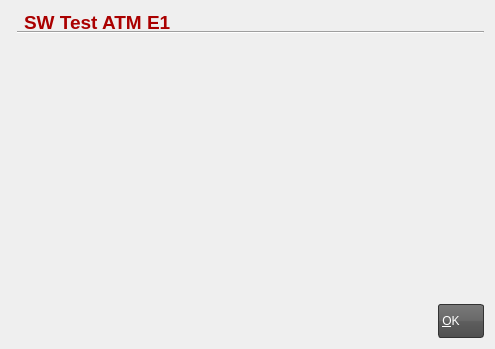
<?xml version="1.0" encoding="UTF-8"?>
<ui version="4.0">
 <author>Ederson Moura &lt;ederson.moura@resource.com.br&gt;</author>
 <class>About</class>
 <widget class="QDialog" name="About">
  <property name="geometry">
   <rect>
    <x>0</x>
    <y>0</y>
    <width>495</width>
    <height>349</height>
   </rect>
  </property>
  <property name="windowTitle">
   <string>About</string>
  </property>
  <property name="windowIcon">
   <iconset resource="../images.qrc">
    <normaloff>:/res/images/app-icon.png</normaloff>:/res/images/app-icon.png</iconset>
  </property>
  <property name="styleSheet">
   <string notr="true">QLineEdit {
    border: 2px solid #333333;
    border-radius: 3px;
    padding: 1px 23px 1px 3px;
}

QPushButton:hover, QToolButton:hover {
    background: qlineargradient(x1 : 0, y1 : 0, x2 : 0, y2 :   1, stop :   0.0 #ffd9aa, stop : 0.5 #ffbb6e, stop : 0.55 #feae42, stop : 1.0 #fedb74);
}

QPushButton {
    border: 1px solid #333333;
    border-radius: 3px;
    padding: 1px 23px 1px 3px;
	background: qlineargradient(x1:0, y1:0, x2:0, y2:1, stop:0 #797979, stop:0.48 #696969, stop:0.52 #5e5e5e, stop:1 #4f4f4f);
    color: white;
    font: bold large &quot;Arial&quot;;
    height: 30px;
}

QPushButton:pressed {
    background: qlineargradient(x1 : 0, y1 : 0, x2 : 0, y2 :   1, stop :   0.0 #c0dbff, stop : 0.5 #cfd26f, stop : 0.55 #c7df6f, stop : 1.0 #f5f9ff);
    padding-top: 2px;
    padding-left: 3px;
}

QPushButton:on {
    background: qlineargradient(x1 : 0, y1 : 0, x2 : 0, y2 :   1, stop :   0.0 #5AA72D, stop : 0.5 #B3E296, stop : 0.55 #B3E296, stop : 1.0 #f5f9ff);
    padding-top: 2px;
    padding-left: 3px;
}

QPushButton:disabled {
    background: transparent #aeaeae;
    padding-top: 2px;        
    padding-left: 3px;
    color: black;
}

QToolButton {
    border: 1px solid #333333;
    border-radius: 3px;
	background: qlineargradient(x1:0, y1:0, x2:0, y2:1, stop:0 #797979, stop:0.48 #696969, stop:0.52 #5e5e5e, stop:1 #4f4f4f);
}

QProgressBar {
    border: 1px solid black;
    text-align: center;
    padding: 1px;
    border-bottom-right-radius: 7px;
    border-bottom-left-radius: 7px;
    background: QLinearGradient( x1: 0, y1: 0, x2: 1, y2: 0, stop: 0 #fff, stop: 0.4999 #eee, stop: 0.5 #ddd, stop: 1 #eee );
    width: 15px;
}

QProgressBar::chunk {
    background: QLinearGradient( x1: 0, y1: 0, x2: 1, y2: 0,stop: 0 #78d,stop: 0.4999 #46a,stop: 0.5 #45a,stop: 1 #238 );
    border-bottom-right-radius: 7px;
    border-bottom-left-radius: 7px;
    border: 1px solid black;
}

QLCDNumber {
    background-color:black;
    color:green;
    font: bold large &quot;Arial&quot;;
    height: 30px;
}

QTabWidget, QStackedWidget {
    background: none;
    color: white;
    font: bold large &quot;Arial&quot;;
    height: 30px;
}

QTabWidget::pane {
    border: 0px;
    top: 0.1em;
    border-width: 1px;
    border-style: solid;
    border-color: grey;
}

QTabBar::tab {
    width: 150px;
    margin-left: 0.5;
    margin-right: 0.5;
    border: 1px solid #7a7a7a;
    border-top-left-radius: 4px;
    border-top-right-radius: 4px;
    padding: 15px 19px 15px 19px;
}

QTabBar::tab:!selected {
   margin-top: 2px;
}

QTabBar::tab:selected {
    margin-top: -1px;
    background: qlineargradient(x1:0, y1:0, x2:0, y2:1, stop:0 #797979, stop:0.48 #696969, stop:0.52 #5e5e5e, stop:1 #4f4f4f);
    color: white;
}

QTabBar::tab:hover {
    text-decoration: underline;
    background: qlineargradient(x1 : 0, y1 : 0, x2 : 0, y2 :   1, stop :   0.0 #ffd9aa, stop : 0.5 #ffbb6e, stop : 0.55 #feae42, stop :   1.0 #fedb74);
}

QTabBar::tab::bottom {
    border-bottom-left-radius: 4px;
    border-bottom-right-radius: 4px;
    border-top-left-radius: 0px;
    border-top-right-radius: 0px;
    padding: 15px 19px 15px 19px;
}

QComboBox {
	border: 1px solid #333333;
	border-radius: 3px;
	background: qlineargradient(x1:0, y1:0, x2:0, y2:1, stop:0 #797979, stop:0.48 #696969, stop:0.52 #5e5e5e, stop:1 #4f4f4f);
	padding: 1px 23px 1px 3px;
	min-width: 6em;
    color: white;
    font: bold large &quot;Arial&quot;;
    height: 30px;
}

QComboBox:hover {
    text-decoration: underline;
     background: qlineargradient(x1 : 0, y1 : 0, x2 : 0, y2 :   1, stop :   0.0 #ffd9aa, stop : 0.5 #ffbb6e, stop : 0.55 #feae42, stop :   1.0 #fedb74);
}

QComboBox::drop-down {
	subcontrol-origin: padding;
	subcontrol-position: top right;
	width: 20px;
	border-top-right-radius: 3px;
	border-bottom-right-radius: 3px;
}

QComboBox::down-arrow {
     image: url(:res/images/combo-arrow-down.png);
}
 
QComboBox QAbstractView{
	background-color: #4f4f4f;
	color: #999999;
	selection-background-color: #999999;
	selection-color: #4f4f4f;
}

QComboBox QAbstractItemView {
    background-color: #4f4f4f;
    color: white;
    selection-background-color: qlineargradient(x1 : 0, y1 : 0, x2 : 0, y2 :   1, stop :   0.0 #ffd9aa, stop : 0.5 #ffbb6e, stop : 0.55 #feae42, stop : 1.0 #fedb74);
}

</string>
  </property>
  <layout class="QGridLayout" name="gridLayout_4">
   <item row="0" column="0" rowspan="2" colspan="2">
    <layout class="QGridLayout" name="gridLayout_2">
     <item row="0" column="0">
      <widget class="QLabel" name="label">
       <property name="text">
        <string/>
       </property>
       <property name="pixmap">
        <pixmap resource="../images.qrc">:/res/images/report/logo.jpg</pixmap>
       </property>
      </widget>
     </item>
     <item row="0" column="1">
      <widget class="QLabel" name="label_2">
       <property name="text">
        <string>&lt;html&gt;&lt;head/&gt;&lt;body&gt;&lt;p&gt;&lt;span style=&quot; font-size:14pt; font-weight:600; color:#aa0000;&quot;&gt;SW Test ATM E1&lt;/span&gt;&lt;/p&gt;&lt;/body&gt;&lt;/html&gt;</string>
       </property>
      </widget>
     </item>
     <item row="0" column="2">
      <spacer name="horizontalSpacer">
       <property name="orientation">
        <enum>Qt::Horizontal</enum>
       </property>
       <property name="sizeHint" stdset="0">
        <size>
         <width>138</width>
         <height>20</height>
        </size>
       </property>
      </spacer>
     </item>
    </layout>
   </item>
   <item row="1" column="1">
    <widget class="Line" name="line">
     <property name="orientation">
      <enum>Qt::Horizontal</enum>
     </property>
    </widget>
   </item>
   <item row="2" column="1">
    <widget class="QFrame" name="frameDialog">
     <property name="frameShape">
      <enum>QFrame::NoFrame</enum>
     </property>
     <property name="frameShadow">
      <enum>QFrame::Raised</enum>
     </property>
     <layout class="QGridLayout" name="gridLayout_3">
      <item row="0" column="0">
       <widget class="QPlainTextEdit" name="plainTextEdit">
        <property name="autoFillBackground">
         <bool>true</bool>
        </property>
        <property name="styleSheet">
         <string notr="true">QPlainTextEdit {
background-color: transparent;
}</string>
        </property>
        <property name="readOnly">
         <bool>true</bool>
        </property>
       </widget>
      </item>
      <item row="0" column="1">
       <widget class="QLabel" name="label_4">
        <property name="text">
         <string/>
        </property>
        <property name="pixmap">
         <pixmap resource="../images.qrc">:/res/images/atm-icon.png</pixmap>
        </property>
       </widget>
      </item>
     </layout>
    </widget>
   </item>
   <item row="3" column="0" colspan="2">
    <layout class="QGridLayout" name="gridLayout">
     <item row="0" column="0">
      <spacer name="horizontalSpacer_2">
       <property name="orientation">
        <enum>Qt::Horizontal</enum>
       </property>
       <property name="sizeHint" stdset="0">
        <size>
         <width>388</width>
         <height>20</height>
        </size>
       </property>
      </spacer>
     </item>
     <item row="0" column="1">
      <widget class="QPushButton" name="pushButton">
       <property name="text">
        <string>&amp;OK</string>
       </property>
      </widget>
     </item>
    </layout>
   </item>
  </layout>
 </widget>
 <resources>
  <include location="../images.qrc"/>
 </resources>
 <connections>
  <connection>
   <sender>pushButton</sender>
   <signal>clicked()</signal>
   <receiver>About</receiver>
   <slot>close()</slot>
   <hints>
    <hint type="sourcelabel">
     <x>468</x>
     <y>137</y>
    </hint>
    <hint type="destinationlabel">
     <x>472</x>
     <y>201</y>
    </hint>
   </hints>
  </connection>
 </connections>
</ui>
